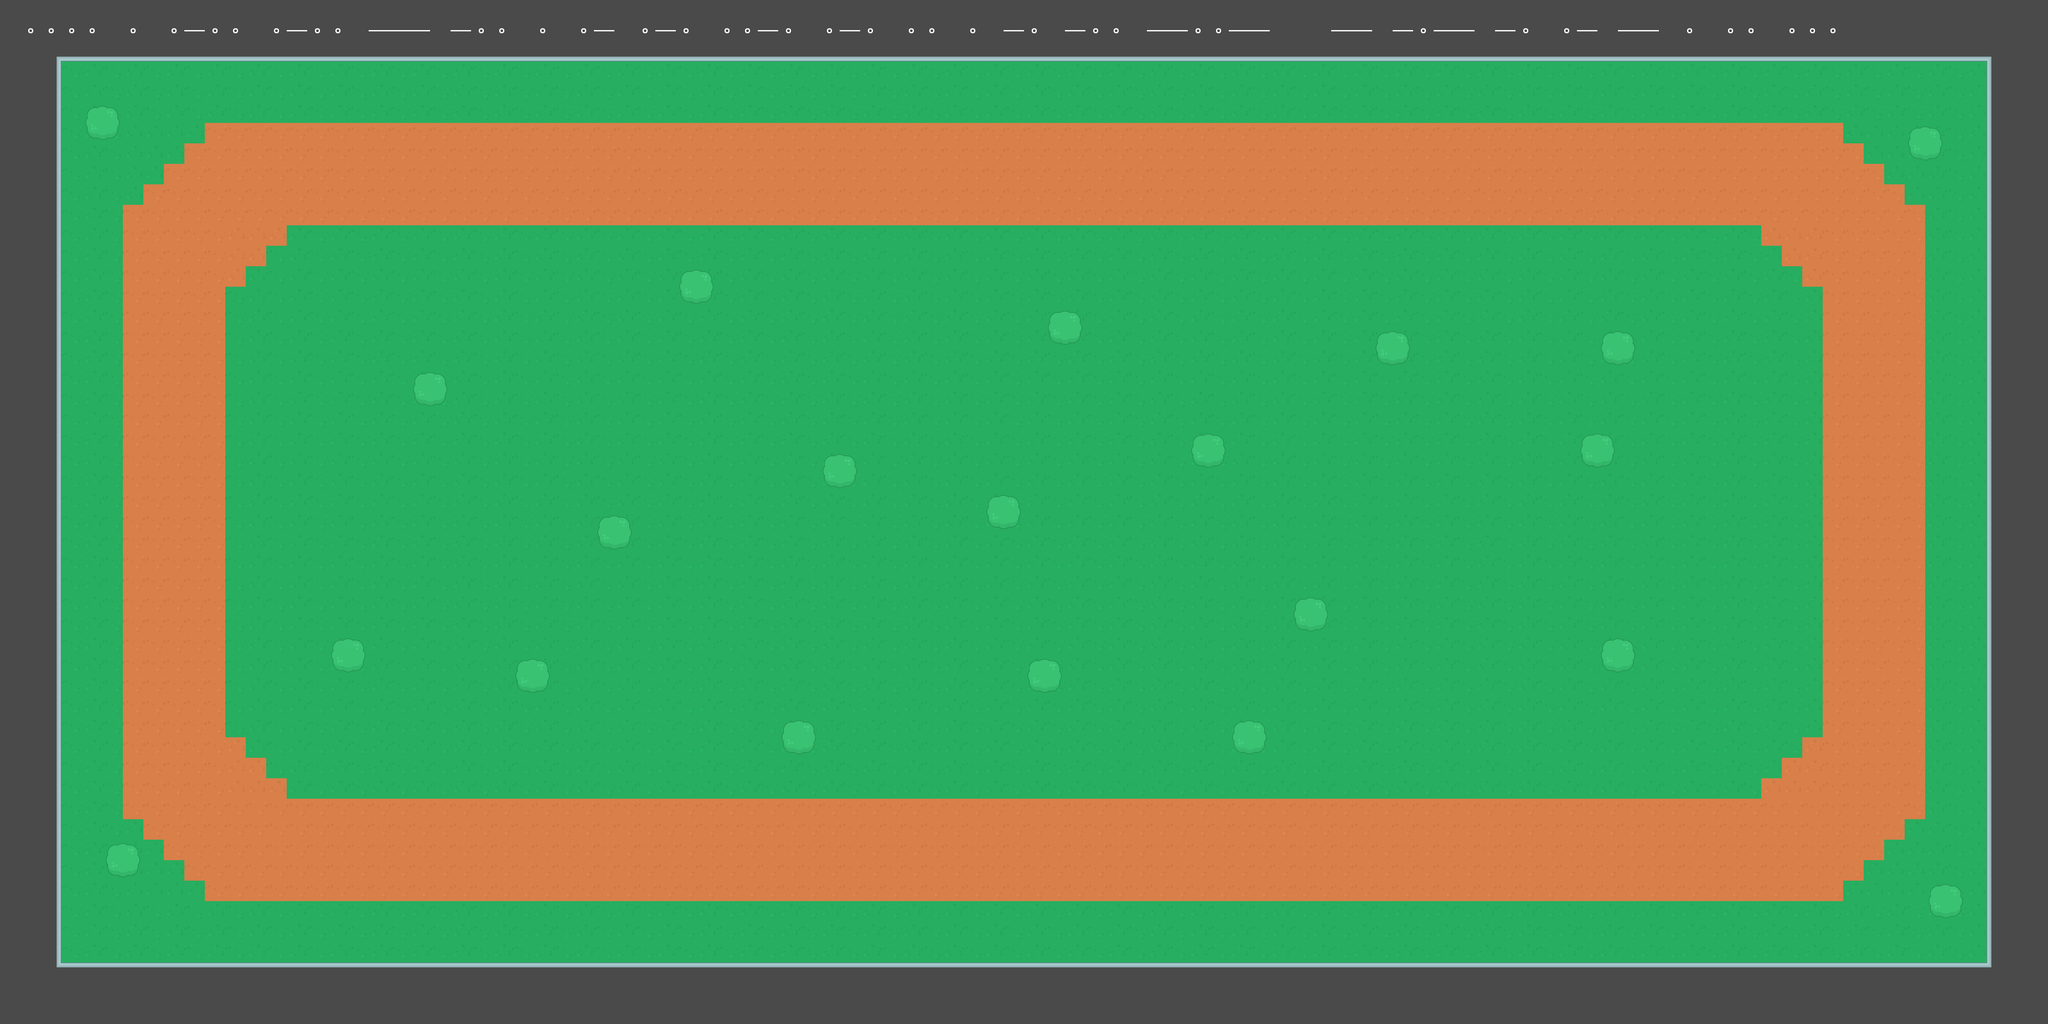

This game map was drawn from its Tiled (.tmx) file and the tilesets committed beside it. A one-line description and the trimmed map source follow:
An orthogonal 100x50 tile map with 64x64 px tiles, 2 tile layers (ground, trees).

<map version="1.2" tiledversion="1.2.3" orientation="orthogonal" renderorder="right-down" width="100" height="50" tilewidth="64" tileheight="64" infinite="0" nextlayerid="3" nextobjectid="1">
 <tileset firstgid="1" name="Arena_tile" tilewidth="64" tileheight="64" tilecount="540" columns="27">
  <image source="tilesheet_complete.png" width="1728" height="1280" />
  <tile id="108" type="blocked" />
  <tile id="109" type="blocked" />
  <tile id="110" type="blocked" />
  <tile id="111" type="blocked" />
  <tile id="112" type="blocked" />
  <tile id="113" type="blocked" />
  <tile id="114" type="blocked" />
  <tile id="115" type="blocked" />
  <tile id="116" type="blocked" />
  <tile id="117" type="blocked" />
  <tile id="118" type="blocked" />
  <tile id="119" type="blocked" />
  <tile id="120" type="blocked" />
  <tile id="121" type="blocked" />
  <tile id="122" type="blocked" />
  <tile id="123" type="blocked" />
  <tile id="124" type="blocked" />
  <tile id="125" type="blocked" />
  <tile id="135" type="blocked" />
  <tile id="136" type="blocked" />
  <tile id="137" type="blocked" />
  <tile id="138" type="blocked" />
  <tile id="139" type="blocked" />
  <tile id="140" type="blocked" />
  <tile id="141" type="blocked" />
  <tile id="142" type="blocked" />
  <tile id="143" type="blocked" />
  <tile id="144" type="blocked" />
  <tile id="145" type="blocked" />
  <tile id="146" type="blocked" />
  <tile id="147" type="blocked" />
  <tile id="148" type="blocked" />
  <tile id="149" type="blocked" />
  <tile id="150" type="blocked" />
  <tile id="151" type="blocked" />
  <tile id="152" type="blocked" />
  <tile id="162" type="blocked" />
  <tile id="163" type="blocked" />
  <tile id="164" type="blocked" />
  <tile id="165" type="blocked" />
  <tile id="166" type="blocked" />
  <tile id="167" type="blocked" />
  <tile id="168" type="blocked" />
  <tile id="169" type="blocked" />
  <tile id="170" type="blocked" />
  <tile id="171" type="blocked" />
  <tile id="172" type="blocked" />
  <tile id="173" type="blocked" />
  <tile id="174" type="blocked" />
  <tile id="175" type="blocked" />
  <tile id="176" type="blocked" />
  <tile id="177" type="blocked" />
  <tile id="178" type="blocked" />
  <tile id="179" type="blocked" />
  <tile id="189" type="blocked" />
  <tile id="190" type="blocked" />
  <tile id="191" type="blocked" />
  <tile id="192" type="blocked" />
  <tile id="193" type="blocked" />
  <tile id="194" type="blocked" />
  <tile id="195" type="blocked" />
  <tile id="196" type="blocked" />
  <tile id="197" type="blocked" />
  <tile id="198" type="blocked" />
  <tile id="199" type="blocked" />
  <tile id="200" type="blocked" />
  <tile id="201" type="blocked" />
  <tile id="202" type="blocked" />
  <tile id="203" type="blocked" />
  <tile id="204" type="blocked" />
  <tile id="205" type="blocked" />
  <tile id="206" type="blocked" />
  <tile id="216" type="blocked" />
  <tile id="217" type="blocked" />
  <tile id="218" type="blocked" />
  <tile id="219" type="blocked" />
  <tile id="220" type="blocked" />
  <tile id="221" type="blocked" />
  <tile id="222" type="blocked" />
  <tile id="223" type="blocked" />
  <tile id="224" type="blocked" />
  <tile id="225" type="blocked" />
  <tile id="226" type="blocked" />
  <tile id="227" type="blocked" />
  <tile id="228" type="blocked" />
  <tile id="229" type="blocked" />
  <tile id="230" type="blocked" />
  <tile id="231" type="blocked" />
  <tile id="232" type="blocked" />
  <tile id="233" type="blocked" />
  <tile id="243" type="blocked" />
  <tile id="244" type="blocked" />
  <tile id="245" type="blocked" />
  <tile id="246" type="blocked" />
  <tile id="247" type="blocked" />
  <tile id="248" type="blocked" />
  <tile id="249" type="blocked" />
  <tile id="250" type="blocked" />
  <tile id="251" type="blocked" />
  <tile id="252" type="blocked" />
  <tile id="253" type="blocked" />
  <tile id="254" type="blocked" />
  <tile id="255" type="blocked" />
  <tile id="256" type="blocked" />
  <tile id="257" type="blocked" />
  <tile id="258" type="blocked" />
  <tile id="259" type="blocked" />
  <tile id="260" type="blocked" />
  <tile id="270" type="blocked" />
  <tile id="271" type="blocked" />
  <tile id="272" type="blocked" />
  <tile id="273" type="blocked" />
  <tile id="274" type="blocked" />
  <tile id="275" type="blocked" />
  <tile id="276" type="blocked" />
  <tile id="277" type="blocked" />
  <tile id="278" type="blocked" />
  <tile id="279" type="blocked" />
  <tile id="280" type="blocked" />
  <tile id="281" type="blocked" />
  <tile id="282" type="blocked" />
  <tile id="283" type="blocked" />
  <tile id="284" type="blocked" />
  <tile id="285" type="blocked" />
  <tile id="286" type="blocked" />
  <tile id="287" type="blocked" />
  <tile id="297" type="blocked" />
  <tile id="298" type="blocked" />
  <tile id="299" type="blocked" />
  <tile id="300" type="blocked" />
  <tile id="301" type="blocked" />
  <tile id="302" type="blocked" />
  <tile id="303" type="blocked" />
  <tile id="304" type="blocked" />
  <tile id="305" type="blocked" />
  <tile id="306" type="blocked" />
  <tile id="307" type="blocked" />
  <tile id="308" type="blocked" />
  <tile id="309" type="blocked" />
  <tile id="310" type="blocked" />
  <tile id="311" type="blocked" />
  <tile id="312" type="blocked" />
  <tile id="313" type="blocked" />
  <tile id="314" type="blocked" />
  <tile id="324" type="blocked" />
  <tile id="325" type="blocked" />
  <tile id="326" type="blocked" />
  <tile id="327" type="blocked" />
  <tile id="328" type="blocked" />
  <tile id="329" type="blocked" />
  <tile id="330" type="blocked" />
  <tile id="331" type="blocked" />
  <tile id="332" type="blocked" />
  <tile id="333" type="blocked" />
  <tile id="334" type="blocked" />
  <tile id="335" type="blocked" />
  <tile id="336" type="blocked" />
  <tile id="337" type="blocked" />
  <tile id="338" type="blocked" />
  <tile id="339" type="blocked" />
  <tile id="340" type="blocked" />
  <tile id="341" type="blocked" />
  <tile id="351" type="blocked" />
  <tile id="352" type="blocked" />
  <tile id="353" type="blocked" />
  <tile id="354" type="blocked" />
  <tile id="355" type="blocked" />
  <tile id="356" type="blocked" />
  <tile id="357" type="blocked" />
  <tile id="358" type="blocked" />
  <tile id="359" type="blocked" />
  <tile id="360" type="blocked" />
  <tile id="361" type="blocked" />
  <tile id="362" type="blocked" />
  <tile id="363" type="blocked" />
  <tile id="364" type="blocked" />
  <tile id="365" type="blocked" />
  <tile id="366" type="blocked" />
  <tile id="367" type="blocked" />
  <tile id="368" type="blocked" />
  <tile id="378" type="blocked" />
  <tile id="379" type="blocked" />
  <tile id="380" type="blocked" />
  <tile id="381" type="blocked" />
  <tile id="382" type="blocked" />
  <tile id="383" type="blocked" />
  <tile id="384" type="blocked" />
  <tile id="385" type="blocked" />
  <tile id="386" type="blocked" />
  <tile id="387" type="blocked" />
  <tile id="388" type="blocked" />
  <tile id="389" type="blocked" />
  <tile id="390" type="blocked" />
  <tile id="391" type="blocked" />
  <tile id="392" type="blocked" />
  <tile id="393" type="blocked" />
  <tile id="394" type="blocked" />
  <tile id="395" type="blocked" />
  <tile id="405" type="blocked" />
  <tile id="406" type="blocked" />
  <tile id="407" type="blocked" />
  <tile id="408" type="blocked" />
  <tile id="409" type="blocked" />
  <tile id="410" type="blocked" />
  <tile id="411" type="blocked" />
  <tile id="412" type="blocked" />
  <tile id="413" type="blocked" />
  <tile id="414" type="blocked" />
  <tile id="415" type="blocked" />
  <tile id="416" type="blocked" />
  <tile id="417" type="blocked" />
  <tile id="418" type="blocked" />
  <tile id="419" type="blocked" />
  <tile id="420" type="blocked" />
  <tile id="421" type="blocked" />
  <tile id="422" type="blocked" />
  <tile id="432" type="blocked" />
  <tile id="433" type="blocked" />
  <tile id="434" type="blocked" />
  <tile id="435" type="blocked" />
  <tile id="436" type="blocked" />
  <tile id="437" type="blocked" />
  <tile id="438" type="blocked" />
  <tile id="439" type="blocked" />
  <tile id="440" type="blocked" />
  <tile id="441" type="blocked" />
  <tile id="442" type="blocked" />
  <tile id="443" type="blocked" />
  <tile id="444" type="blocked" />
  <tile id="445" type="blocked" />
  <tile id="459" type="blocked" />
  <tile id="460" type="blocked" />
  <tile id="461" type="blocked" />
  <tile id="462" type="blocked" />
  <tile id="463" type="blocked" />
  <tile id="464" type="blocked" />
  <tile id="465" type="blocked" />
  <tile id="466" type="blocked" />
  <tile id="467" type="blocked" />
  <tile id="468" type="blocked" />
  <tile id="469" type="blocked" />
  <tile id="470" type="blocked" />
  <tile id="471" type="blocked" />
  <tile id="472" type="blocked" />
  <tile id="486" type="blocked" />
  <tile id="487" type="blocked" />
  <tile id="488" type="blocked" />
  <tile id="489" type="blocked" />
  <tile id="490" type="blocked" />
  <tile id="491" type="blocked" />
  <tile id="492" type="blocked" />
  <tile id="493" type="blocked" />
  <tile id="494" type="blocked" />
  <tile id="495" type="blocked" />
  <tile id="496" type="blocked" />
  <tile id="497" type="blocked" />
  <tile id="498" type="blocked" />
  <tile id="499" type="blocked" />
  <tile id="513" type="blocked" />
  <tile id="514" type="blocked" />
  <tile id="515" type="blocked" />
  <tile id="516" type="blocked" />
  <tile id="517" type="blocked" />
  <tile id="518" type="blocked" />
  <tile id="519" type="blocked" />
  <tile id="520" type="blocked" />
  <tile id="521" type="blocked" />
  <tile id="522" type="blocked" />
  <tile id="523" type="blocked" />
  <tile id="524" type="blocked" />
  <tile id="525" type="blocked" />
  <tile id="526" type="blocked" />
 </tileset>
 <layer id="1" name="ground" width="100" height="50">
  <data>[5000 cells, 5000 non-empty, 15 distinct tile ids]</data>
 </layer>
 <layer id="2" name="trees" width="100" height="50">
  <data>[5000 cells, 84 non-empty, 4 distinct tile ids]</data>
 </layer>
</map>
